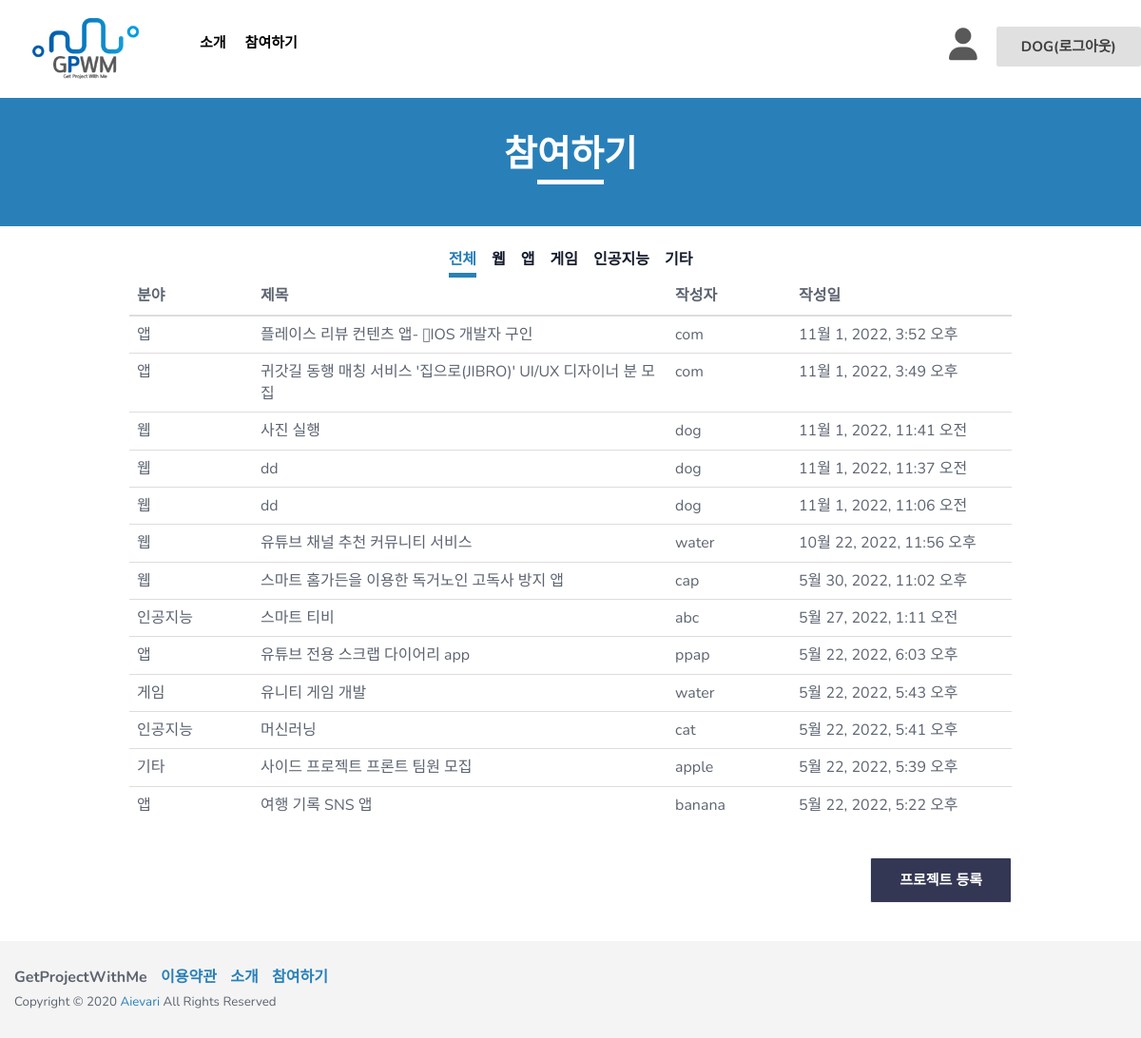
Page /board/list/ (signed in) on the committed database.
### board/models.py (models this page shows, shortened)
class Writing(models.Model):
    TECHNICAL_CHOICES = {
       ('웹', '웹'),
       ('앱', '앱'),
       ('게임', '게임'),
       ('인공지능', '인공지능'),
       ('기타', '기타')
    }
    TOPIC_CHOICES = {
       ('생활', '생활'),
       ('업무', '업무'),
       ('공공/교통', '공공/교통'),
       ('금융/핀테크', '금융/핀테크'),
       ('의료', '의료'),
       ('교육', '교육'),
       ('유통/쇼핑', '유통/쇼핑'),
       ('엔터테인먼트', '엔터테인먼트'),
       ('기타', '기타')
    }
    IDENTITY_CHOICES = {
       ('학생', '학생'),
       ('취준생', '취준생'),
       ('직장인', '직장인'),
       ('기타','기타')
    }
    author = models.ForeignKey(User, on_delete=models.CASCADE, null=False)  # 유저모델과 연결!
    title = models.CharField(max_length=200, default = '') #프로젝트 개요
    technical_field = models.CharField(max_length=80, choices=TECHNICAL_CHOICES, default = '') #기술분야
    topic_area = models.CharField(max_length=80, choices=TOPIC_CHOICES, default = '')#주제영역
    content = models.TextField('프로젝트 개요서 첨부')  # 프로젝트 개요서 첨부
    team = models.CharField(max_length=30, default = '')#모집인원
    최종학력 = models.CharField(max_length=200, default = '')
    신분 = models.CharField(max_length=200, choices=IDENTITY_CHOICES, default = '')
    like = models.ManyToManyField(User, related_name='likes',blank=True)
    like_count = models.PositiveIntegerField(default=0) #0또는 양수만 받는 필드
    create_date = models.DateTimeField(auto_now_add=True)  # 글이 만들어지면 자동 작성.
    modify_date = models.DateTimeField(null=True, blank=True)  # 수정할 때마다 갱신.(뷰에서 제어)

### board/views.py (the view)
# urls.py: path('list/', views.list, name='list'),  # list를 보여주는 뷰와 연결한다.
def list(request):
    writing_list = Writing.objects.all()  # 객체들을 다 불러온다.
    writing_list = writing_list.order_by('-create_date')  # 만들어진 시간의 역으로 정렬한다.
    context = {'writing_list':writing_list,  # writing_list라는 키 안에 writing_list를 담는다.
               }
    return render(request, 'list.html', context)

### board/templates/list.html (shortened to what this page needs)
<!DOCTYPE html>
<html class="no-js" lang="en">
  <head>
    <link rel="stylesheet" href="/static/css/bootstrap.min.css" />
    <link rel="stylesheet" href="/static/css/owl.carousel.css" />
    <link rel="stylesheet" href="/static/css/owl.transitions.css" />
    <link rel="stylesheet" href="/static/css/animate.css" />
    <link rel="stylesheet" href="/static/css/meanmenu.min.css" />
    <link rel="stylesheet" href="/static/css/font-awesome.min.css" />
    <link rel="stylesheet" href="/static/css/themify-icons.css" />
    <link rel="stylesheet" href="/static/css/flaticon.css" />
    <link rel="stylesheet" href="/static/css/magnific.min.css" />
    <link rel="stylesheet" href="/static/css/style.css" />
    <link rel="stylesheet" href="/static/css/responsive.css" />
  </head>
  <body>
    <header class="header-one">
      <div id="sticker" class="header-area hidden-xs">
        <div class="container">
          <div class="row">
            <div class="col-md-12 col-sm-12">
              <div class="row">
                <div class="col-md-2 col-sm-3">
                  <div class="logo">
                    <a
                      class="navbar-brand page-scroll white-logo"
                      href="{% url "main" %}"
                    >
                      <img src="/static/img/logo/GPWM_logo.png" alt="" />
                    </a>
                  </div>
                </div>
                <div class="col-md-10 col-sm-9">
                  <div class="header-right-link usericonflex">
                    <div class="usericon">
                      {% if user.is_authenticated %}
                      <a class="pages iconcolor" href="{% url "mypage" %}"><i class="fa-solid fa-user"></i></a>
                      {% else %}
                      <a class="pages iconcolor" href="{% url "login" %}"><i class="fa-solid fa-user"></i></a>
                      {% endif %}
                    </div>
                    <div class="loginm">
                      {% if user.is_authenticated %}
                      <a class="s-menu" href="{% url "logout" %}">{{ user.username }}(로그아웃)</a>
                      {% else %}
                      <a class="s-menu" href="{% url "login" %}">로그인</a>
                      {% endif %}
                    </div>
                  </div>
                  <nav class="navbar navbar-default">
                    <div class="collapse navbar-collapse" id="navbar-example">
                      <div class="main-menu">
                        <ul class="nav navbar-nav navbar-right">
                          <li>
                            <a class="pages" href="{% url "introduce" %}">소개</a>
                          </li>
                          <li>
                            <a href="{% url "list" %}">참여하기</a>
                          </li>
                        </ul>
                      </div>
                    </div>
                  </nav>
                </div>
              </div>
            </div>
          </div>
        </div>
      </div>
    </header>
    <div class="page-area">
      <div class="breadcumb-overlay"></div>
      <div class="container">
        <div class="row">
          <div class="col-md-12 col-sm-12 col-xs-12">
            <div class="breadcrumb text-center">
              <div class="section-headline white-headline">
                <h3>참여하기</h3>
                <hr />
              </div>
            </div>
          </div>
        </div>
      </div>
    </div>
    <div class="page-area">
      <div class="breadcumb-overlay backcolorwhite"></div>
      <div class="container catecenter2">
        <div class="col-md-12 col-sm-12 col-xs-12 catecenter">
          <h6 class="h6mar active" data-filter="all">전체</h6>
          <h6 class="h6mar" data-filter="web">웹</h6>
          <h6 class="h6mar" data-filter="app">앱</h6>
          <h6 class="h6mar" data-filter="game">게임</h6>
          <h6 class="h6mar" data-filter="ai">인공지능</h6>
          <h6 class="h6mar" data-filter="etc">기타</h6>
        </div>
      </div>
    </div>
    {% block content %}
    <div class="container conwidth">
      <div class="row">
        <div class="support-all">
          <table class="table">
              <thead class="thead-dark">
                <tr>
                  <th scope="col" class="tableth_1">분야</th>
                  <th scope="col" class="tableth_2">제목</th>
                  <th scope="col" class="tableth_1">작성자</th>
                  <th scope="col">작성일</th>
                </tr>
              </thead>
              <tbody>
                {% for writing in writing_list %}
                {% if user.is_authenticated %}
                <tr class="posttable cur" onclick="location.href='/board/posting/{{ writing.id }}/'">
                  <td class="tech">{{ writing.technical_field }}</td>
                  <td>{{ writing.title }}</td>
                  <td>{{ writing.author }}</td>
                  <td>{{ writing.create_date }}</td>
                </tr>
                {% endif %}
                {% endfor %}
              </tbody>
          </table>
        </div>
          <div class="col-md-12 col-sm-12 col-xs-12 disf">
            {% if user.is_authenticated %}
            <a id="signup" class="login-btn proenroll" href="{% url 'create' %}">프로젝트 등록</a>
            {% else %}
            <a id="signup" class="login-btn proenroll" href="{% url "login" %}">로그인 후 이용가능</a>
            {% endif %}
          </div>
          {% endblock %}
      </div>
    </div>
    <footer class="footer1">
      <div class="footer-area-bottom">
        <div class="container">
          <div class="row">
            <div class="col-md-6 col-sm-6 col-xs-12">
              <div class="copyright">
                <p class="fontwei">
                  <span>GetProjectWithMe</span>
                  <span><a href="#" class="colorblue">이용약관</a></span>
                  <span
                    ><a href="{% url "introduce" %}" class="colorblue">소개</a></span
                  >
                  <span
                    ><a href="{% url "list" %}" class="colorblue">참여하기</a></span
                  >
                </p>
                <p class="txtsiz">
                  Copyright © 2020
                  <a href="#">Aievari</a> All Rights Reserved
                </p>
              </div>
            </div>
          </div>
        </div>
      </div>
    </footer>
  </body>
</html>

### loginapp/static/css/style.css (style rules this page uses)
html, body { height: 100%; }
img { max-width: 100%; height: auto; }
p { margin: 0 0 9px; color: #5d6471; }
h1, h2, h3, h4, h5, h6 { font-family: "Nunito", sans-serif; margin: 0 0 15px; color: #151b2c; font-weight: 600; }
h3 { font-size: 30px; line-height: 38px; }
h6 { font-size: 16px; line-height: 28px; }
a { transition: all 0.3s ease 0s; text-decoration: none; }
body { background: #fff none repeat scroll 0 0; color: #5d6471; font-family: "Nunito", sans-serif; font-size: 16px; text-align: left; overflow-x: hidden; line-height: 26px; }
ul { list-style: outside none none; margin: 0; padding: 0; }
.navbar-collapse { padding-left: 0px; }
.white-headline h3 { color: #fff; }
.section-headline { padding-bottom: 40px; position: relative; }
.section-headline h3 { font-size: 40px; line-height: 46px; }
.header-one { position: absolute; top: 0; left: 0; width: 100%; height: auto; z-index: 999; }
.header-area { background: transparent; background-color: white; }
.logo { display: block; }
.logo a { display: inline-block; height: auto; padding: 18px 0; }
.main-menu ul.navbar-nav li { float: left; position: relative; }
.main-menu ul.navbar-nav li a { background: rgba(0, 0, 0, 0) none repeat scroll 0 0; color: black; font-size: 18px; font-weight: 700; padding: 38px 15px 25px 15px; text-transform: uppercase; position: relative; }
.navbar { border: medium none; margin-bottom: 0; }
.navbar-default { background: rgba(0, 0, 0, 0) none repeat scroll 0 0; }
.navbar.navbar-default { float: left; }
.header-right-link { float: right; padding: 30px 0px; margin-left: 60px; text-align: right; }
.s-menu { padding: 10px 25px; border: 1px solid #e0e0e0; background: #e0e0e0; color: #404040; transition: 0.4s; font-size: 15px; font-weight: 700; border-radius: 3px; text-transform: uppercase; }
.usericon { font-size: 40px; }
.colorblue { color: #2980b9; margin-left: 10px; }
.support-all { display: flex; justify-content: space-between; flex-wrap: wrap; }
.footer1 { background-repeat: no-repeat; background-position: center center; background-size: cover; z-index: 1; position: relative; overflow: hidden; }
.footer1::after { background: rgba(255, 255, 255, 0.98) none repeat scroll 0 0; position: absolute; content: ""; left: 0; top: 0; width: 100%; height: 100%; z-index: -1; }
.footer-area-bottom { padding: 25px 0; background: #f4f4f4; }
.copyright>p { margin-bottom: 0; color: #5d6471; }
.copyright a { color: #2980b9; }
.page-area { position: relative; }
.page-area { background-repeat: no-repeat; background-size: cover; background-position: top center; }
.breadcumb-overlay { position: absolute; background-color: #2980b9; top: 0; width: 100%; left: 0; height: 92%; }
.breadcrumb { padding: 87px 0px 20px; background-color: transparent; margin-bottom: 0; }
.breadcrumb .section-headline h3 { font-size: 38px; line-height: 42px; text-transform: uppercase; position: relative; top: 15px; font-weight: 700; padding: 40px 0px 0px 0px; }
.breadcrumb .section-headline { padding-bottom: 25px; }
.breadcrumb .section-headline h3::after { display: none; }
.breadcrumb .section-headline::after { display: none; }
.login-btn { padding: 10px 30px; border: 1px solid #2980b9; background: #2980b9; color: #fff; transition: 0.4s; font-size: 15px; font-weight: 700; border-radius: 2px; text-transform: uppercase; display: block; width: 100%; margin-top: 15px; }
.proenroll { border: 1px solid #f1f1f1; background: #343754; color: #fff; width: max-content; }
.usericon { margin-right: 20px; font-size: 34px; }
.usericonflex { display: flex; }
.loginm { margin-top: 6px; }
.iconcolor { color: #595959; }
.catecenter { display: flex; text-align: center; align-content: center; justify-content: center; }
.catecenter2 { display: flex; justify-content: center; }
.h6mar { margin: 0 8px; border-bottom: 5px solid #fff; }
.backcolorwhite { background-color: #fff; height: 100%; }
.h6mar.active { color: #2980b9; border-bottom: 5px solid #2980b9; cursor: pointer; }
.cur { cursor: pointer; }
.conwidth { width: 80%; }
@media (min-width:768px) { .conwidth { width: 750px } }
@media (min-width:992px) { .conwidth { width: 921px } }
@media (min-width:1200px) { .conwidth { width: 928px } }
.tableth_1 { width: 14%; }
.tableth_2 { width: 47%; }
.txtsiz { font-size: smaller; }
.disf { display: flex; justify-content: flex-end; margin-bottom: 40px; }
.fontwei { font-weight: bold; }

### rows in the picture
Writing: technical_field "앱", title "플레이스 리뷰 컨텐츠 앱- \bIOS 개발자 구인", author "com", create_date "11월 1, 2022, 3:52 오후"
Writing: technical_field "앱", title "귀갓길 동행 매칭 서비스 '집으로(JIBRO)' UI/UX 디자이너 분 모집", author "com", create_date "11월 1, 2022, 3:49 오후"
Writing: technical_field "웹", title "사진 실행", author "dog", create_date "11월 1, 2022, 11:41 오전"
Writing: technical_field "웹", title "dd", author "dog", create_date "11월 1, 2022, 11:37 오전"
Writing: technical_field "웹", title "dd", author "dog", create_date "11월 1, 2022, 11:06 오전"
Writing: technical_field "웹", title "유튜브 채널 추천 커뮤니티 서비스", author "water", create_date "10월 22, 2022, 11:56 오후"
Writing: technical_field "웹", title "스마트 홈가든을 이용한 독거노인 고독사 방지 앱", author "cap", create_date "5월 30, 2022, 11:02 오후"
Writing: technical_field "인공지능", title "스마트 티비", author "abc", create_date "5월 27, 2022, 1:11 오전"
Writing: technical_field "앱", title "유튜브 전용 스크랩 다이어리 app", author "ppap", create_date "5월 22, 2022, 6:03 오후"
Writing: technical_field "게임", title "유니티 게임 개발", author "water", create_date "5월 22, 2022, 5:43 오후"
Writing: technical_field "인공지능", title "머신러닝", author "cat", create_date "5월 22, 2022, 5:41 오후"
Writing: technical_field "기타", title "사이드 프로젝트 프론트 팀원 모집", author "apple", create_date "5월 22, 2022, 5:39 오후"
Writing: technical_field "앱", title "여행 기록 SNS 앱", author "banana", create_date "5월 22, 2022, 5:22 오후"

### other values in the picture
{{ user.username }} "DOG"
